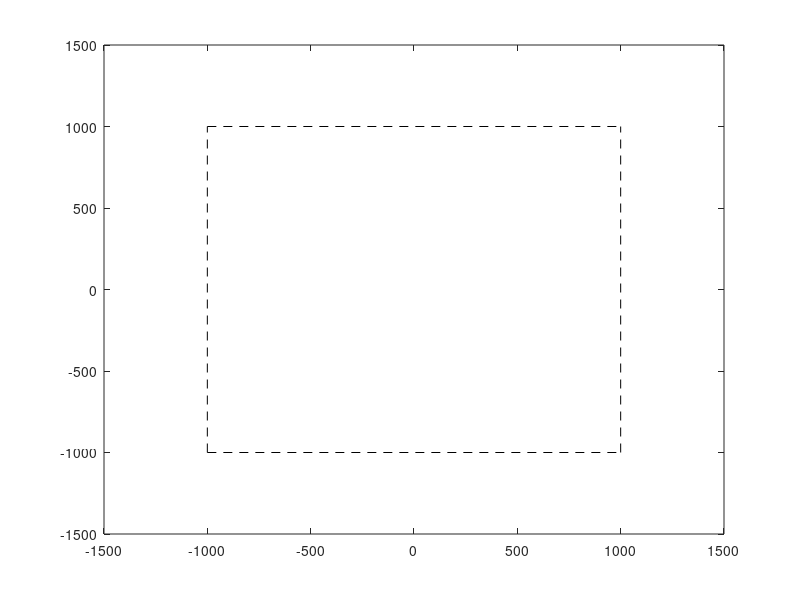

MATLAB code for this plot:

figure(1);
box on;
axis([-1500 1500 -1500 1500]);
set(gca,'xtick',-1500:500:1500);
set(gca,'ytick',-1500:500:1500);
hold on;
plot([-1000,1000],[-1000,-1000],'--k');
hold on;
plot([-1000,1000],[1000,1000],'--k');
hold on;
plot([-1000,-1000],[-1000,1000],'--k');
hold on;
plot([1000,1000],[-1000,1000],'--k');
% set(gca,'xtick',-2000:500:2000);
% set(gca,'ytick',-2000:500:2000);


